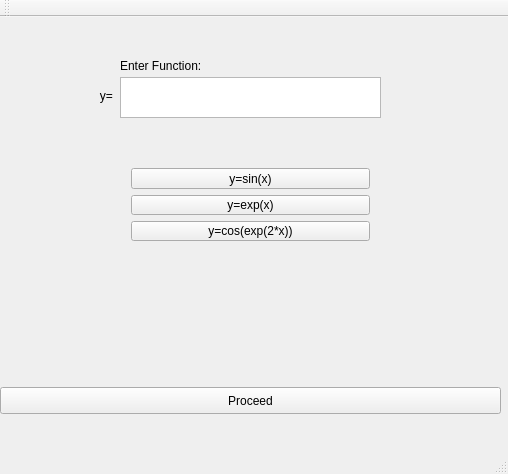
<?xml version="1.0" encoding="UTF-8"?>
<ui version="4.0">
<class>FunctionInputWindow</class>
<widget class="QMainWindow" name="FunctionInputWindow">
<property name="geometry">
<rect>
<x>0</x>
<y>0</y>
<width>508</width>
<height>474</height>
</rect>
</property>
<property name="windowTitle">
<string>FunctionInputWindow</string>
</property>
<widget class="QWidget" name="centralWidget">
<widget class="QTextEdit" name="textEdit">
<property name="geometry">
<rect>
<x>120</x>
<y>60</y>
<width>261</width>
<height>41</height>
</rect>
</property>
</widget>
<widget class="QPushButton" name="pushButton">
<property name="geometry">
<rect>
<x>0</x>
<y>370</y>
<width>501</width>
<height>27</height>
</rect>
</property>
<property name="text">
<string>Proceed</string>
</property>
</widget>
<widget class="QLabel" name="label_2">
<property name="geometry">
<rect>
<x>80</x>
<y>70</y>
<width>67</width>
<height>17</height>
</rect>
</property>
<property name="text">
<string>      y=</string>
</property>
</widget>
<widget class="QLabel" name="label_3">
<property name="geometry">
<rect>
<x>120</x>
<y>40</y>
<width>261</width>
<height>17</height>
</rect>
</property>
<property name="text">
<string>Enter Function:</string>
</property>
</widget>
<widget class="QWidget" name="">
<property name="geometry">
<rect>
<x>120</x>
<y>140</y>
<width>261</width>
<height>95</height>
</rect>
</property>
<layout class="QVBoxLayout" name="verticalLayout">
<item>
<widget class="QPushButton" name="pushButton_2">
<property name="text">
<string>y=sin(x)</string>
</property>
</widget>
</item>
<item>
<widget class="QPushButton" name="pushButton_3">
<property name="text">
<string>y=exp(x)</string>
</property>
</widget>
</item>
<item>
<widget class="QPushButton" name="pushButton_4">
<property name="text">
<string>y=cos(exp(2*x))</string>
</property>
</widget>
</item>
</layout>
</widget>
</widget>
<widget class="QMenuBar" name="menuBar">
<property name="geometry">
<rect>
<x>0</x>
<y>0</y>
<width>508</width>
<height>25</height>
</rect>
</property>
</widget>
<widget class="QToolBar" name="mainToolBar">
<attribute name="toolBarArea">
<enum>TopToolBarArea</enum>
</attribute>
<attribute name="toolBarBreak">
<bool>false</bool>
</attribute>
</widget>
<widget class="QStatusBar" name="statusBar"/>
</widget>
<layoutdefault spacing="6" margin="11"/>
<resources/>
<connections/>
</ui>
